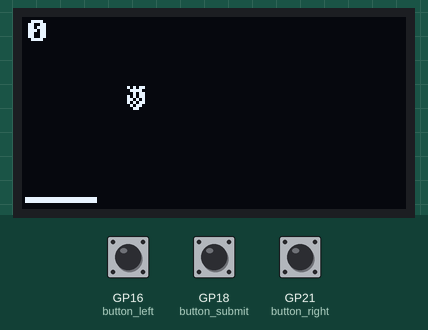
Bench run of a program on a simulated Raspberry Pi Pico running MicroPython. Shown: 128×64 one-colour display. The inputs (shaded band) are chosen by the test bench; at power-on: GP16 (button_left) LOW, GP18 (button_submit) LOW, GP21 (button_right) LOW. Library files of the repository ran but are not shown: ssd1306.py. At 0.7 s the program stops and its outputs stay as they are.

Above: at 0.48 s.

The program:

pong.py
```python
from ssd1306 import SSD1306_I2C
import framebuf
import time
import random
import rp2
import sys
from machine import Pin, I2C, ADC
button_left = Pin(16, Pin.IN, Pin.PULL_DOWN)
button_submit = Pin(18, Pin.IN, Pin.PULL_DOWN)
button_right = Pin(21, Pin.IN, Pin.PULL_DOWN)
width = 128
height = 64
i2c = I2C(0, sda=Pin(0), scl=Pin(1))
oled = SSD1306_I2C(width, height, i2c)


#game
x=1
y=1
vx=3
vy=2
sizex=5
sizey=5
psizex=20
psizey=5
posx=1
posy=58
pspeed=4
score=0
strscore=str(score)
ICO_RASPI = bytearray([0b01010110,
                       0b00111100,
                       0b0010110,
                       0b01010110,
                       0b01101010,
                       0b01010110,
                       0b00101100,
                       0b00011000])
FB_ICO_RASPI = framebuf.FrameBuffer(ICO_RASPI,8,8, framebuf.MONO_HLSB)
while True:
    oled.fill(0)
    strscore=str(score)
    oled.text(strscore,1,1)
    oled.text("___", posx, posy-4)
    oled.blit(FB_ICO_RASPI,x,y,0)
    oled.show()
    x+=vx
    y+=vy
    if button_left.value():
        posx-=4
    if button_right.value():
        posx+=4
    if button_submit.value():
        sys.exit()
    if y>63-sizey:
        y=63-sizey
        vy=-vy
        score-=100
    if y<1:
        y=1
        vy=-vy
    if x>127-sizex:
        x=127-sizex
        vx=-vx
    if x<1:
        x=1
        vx=-vx

    if y<=posy and y>=posy-psizey and x > posx and x < posx+psizex:
        y=posy-psizey
        vy=-vy
        score+=100
    if score<-1:
        sys.exit()
    if posx < 1:
        posx=1
    if posx > 127-psizex:
        posx=127-psizex
```
